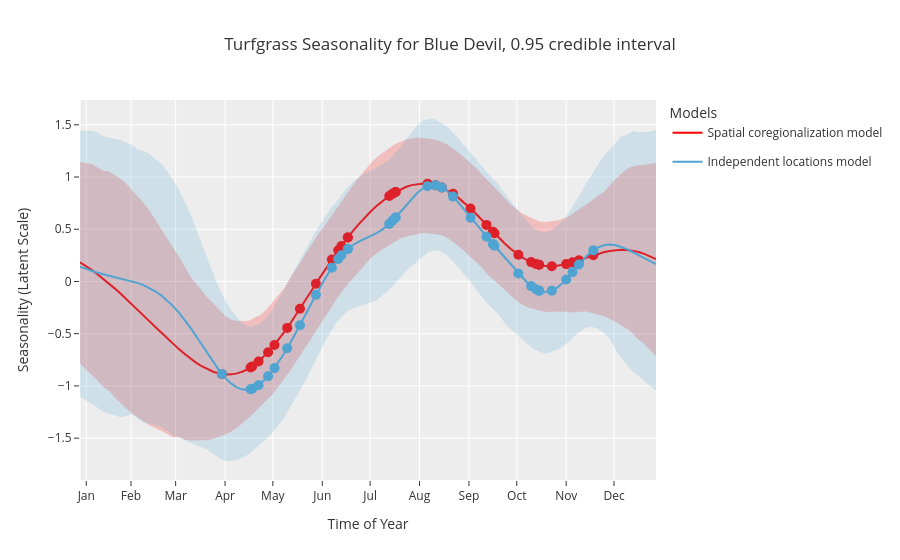

Notebook source saved alongside this figure:
### Code cell
compare_seasonality_with_annual_model(entry_str = 'blue devil', 
                                      df = df, 
                                      fit_geo = fit, 
                                      fit_as = fit_as_nj,
                                      geo_entry_name2code = entry_name2code,
                                      as_entry_name2code = entry_name2code,
                                      loc_code = 1,
                                      colors=["red", "#4fa3d1", "orange", "#2b7b93"],
                                      ci = 0.95)
